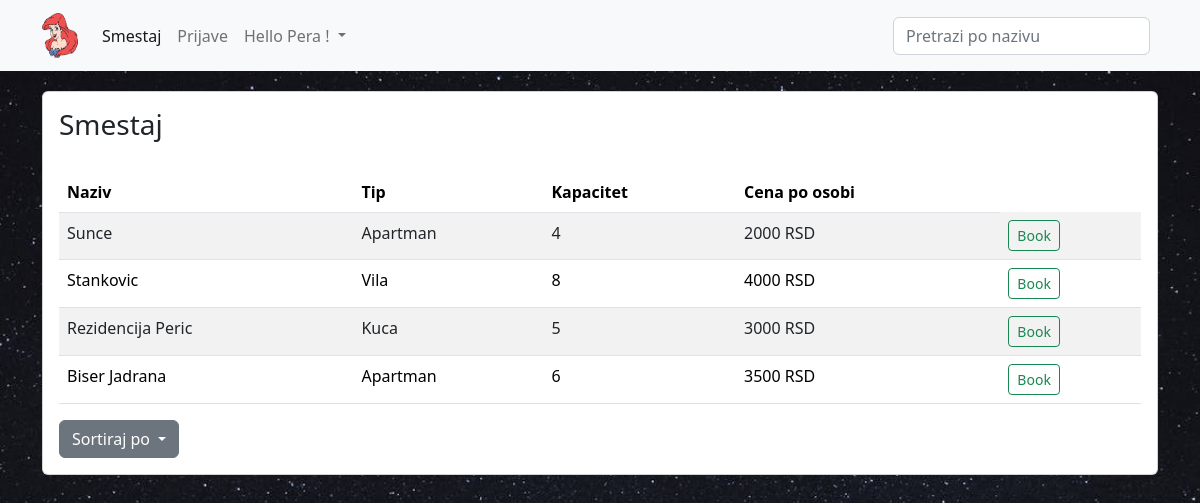
The app's page /home.php (signed in) with its own data.
### tables this page shows
CREATE TABLE `smestaj` (
  `id` int(11) NOT NULL,
  `tip` varchar(255) NOT NULL,
  `naziv` varchar(255) NOT NULL,
  `mesto` varchar(255) NOT NULL,
  `kapacitet` int(11) NOT NULL,
  `cena_po_osobi` decimal(10,0) NOT NULL
);

### model/smestaj.php (called while the page is built, shortened)
<?php
class Smestaj{
public static function getAll($conn){
 $query= "SELECT * FROM smestaj";
 return $conn->query($query);
}
}

### home.php (the view, shortened to what this page needs)
<?php
require "db.php";
require "model/smestaj.php";
$rezultat = Smestaj::getAll($conn);
if ($rezultat->num_rows == 0) {
    echo "Nemate prijave";
    die();
} else {
?>
    <!DOCTYPE html>
    <html lang="en">
    <head>
        <link rel="stylesheet" type="text/css" href="css/home.css">
        <link href="https://cdn.jsdelivr.net/npm/bootstrap@5.2.3/dist/css/bootstrap.min.css" rel="stylesheet">
    </head>
    <body>
        <?php include 'includes/navBar.php'; ?>
        <div class="container table-card">
            <div class="card">
                <div class="card-body">
                    <h3>Smestaj</h3>
                    <table id="myTable" class="table table-hover table-striped" style="color: black; margin-top: 30px;">
                        <thead class="thead">
                            <tr>
                                <th scope="col">Naziv</th>
                                <th scope="col">Tip</th>
                                <th scope="col">Kapacitet</th>
                                <th scope="col">Cena po osobi</th>
                            </tr>
                        </thead>
                        <tbody>
                            <?php
                            while ($red = $rezultat->fetch_array()) :
                            ?>
                                <tr>
                                    <td><?php echo $red["naziv"] ?></td>
                                    <td><?php echo $red["tip"] ?></td>
                                    <td><?php echo $red["kapacitet"] ?></td>
                                    <td><?php echo $red["cena_po_osobi"] ?> RSD</td>
                                    <td>
                                        <button id=<?php echo $red["id"] ?> type="button" class="btn btn-outline-success btn-sm btn-booking" data-bs-toggle="modal" data-bs-target="#exampleModal">Book</button>
                                    </td>
                                </tr>
                        <?php
                            endwhile;
                        }
                        ?>
                        </tbody>
                    </table>
                    <div class="dropdown">
                        <button class="btn btn-secondary dropdown-toggle" type="button" data-bs-toggle="dropdown" aria-expanded="false">
                            Sortiraj po
                        </button>
                    </div>
                </div>
            </div>
        </div>
    </body>
    </html>

### css/home.css (style rules this page uses)
body { background-image: url("pexels.jpeg"); background-size: 100% 100%; background-repeat: no-repeat; background-attachment: fixed; }
.table-card { margin-top: 20px; }

### records on screen
smestaj: naziv "Sunce", tip "Apartman", kapacitet "4", cena_po_osobi "2000"
smestaj: naziv "Stankovic", tip "Vila", kapacitet "8", cena_po_osobi "4000"
smestaj: naziv "Rezidencija Peric", tip "Kuca", kapacitet "5", cena_po_osobi "3000"
smestaj: naziv "Biser Jadrana", tip "Apartman", kapacitet "6", cena_po_osobi "3500"

### other values on screen
$_SESSION["username"] "Pera"
